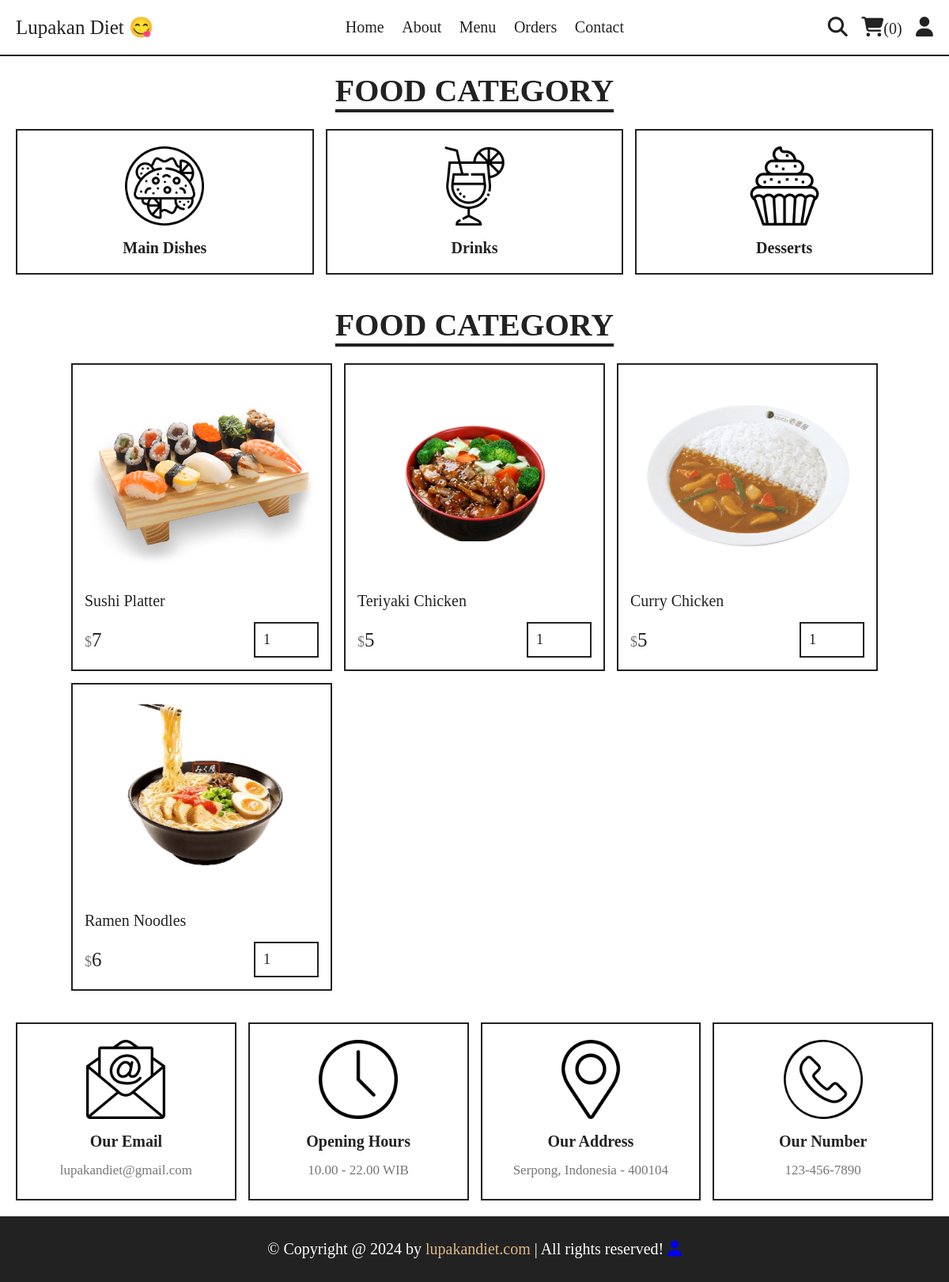
The app's page /category.php?category=main dish with its own data.
### tables this page shows
CREATE TABLE `products` (
  `id` int(100) NOT NULL,
  `name` varchar(100) NOT NULL,
  `category` varchar(100) NOT NULL,
  `price` int(10) NOT NULL,
  `image` varchar(100) NOT NULL,
  `description` varchar(500) NOT NULL
);

### category.php (the view, shortened to what this page needs)
<?php
include 'components/connect.php';
?>
<!DOCTYPE html>
<html lang="en">
<head>
   <link rel="stylesheet" href="https://cdnjs.cloudflare.com/ajax/libs/font-awesome/6.1.1/css/all.min.css">
   <link rel="stylesheet" href="css/style.css">
</head>
<body>
<?php include 'components/user_header.php'; ?>
<section class="category">
   <h1 class="title">food category</h1>
   <div class="box-container">
      <a href="category.php?category=main dish" class="box">
         <img src="images/cat-2.png" alt="">
         <h3>main dishes</h3>
      </a>
      <a href="category.php?category=drinks" class="box">
         <img src="images/cat-3.png" alt="">
         <h3>drinks</h3>
      </a>
      <a href="category.php?category=desserts" class="box">
         <img src="images/cat-4.png" alt="">
         <h3>desserts</h3>
      </a>
   </div>
</section>
<section class="products">
   <h1 class="title">food category</h1>
   <div class="box-container">
      <?php
         $category = $_GET['category'];
         $select_products = $conn->prepare("SELECT * FROM `products` WHERE category = ?");
         $select_products->execute([$category]);
         if($select_products->rowCount() > 0){
            while($fetch_products = $select_products->fetch(PDO::FETCH_ASSOC)){
      ?>
      <form action="" method="post" class="box">
         <img src="uploaded_img/<?= $fetch_products['image']; ?>" alt="">
         <div class="name"><?= $fetch_products['name']; ?></div>
         <div class="flex">
            <div class="price"><span>$</span><?= $fetch_products['price']; ?></div>
            <input type="number" name="qty" class="qty" min="1" max="99" value="1" maxlength="2">
         </div>
      </form>
      <?php
            }
         }else{
            echo '<p class="empty">no products added yet!</p>';
         }
      ?>
   </div>
</section>
<?php include 'components/footer.php'; ?>
</body>
</html>

### css/style.css (style rules this page uses)
:root { --yellow: #DEB887; --red: #9b9b5e; --white:#fff; --black:#222; --light-color:#777; --border:.2rem solid var(--black); }
* { font-family: Candara; margin:0; padding:0; box-sizing: border-box; outline: none; border: none; text-decoration: none; }
html { font-size: 62.5%; overflow-x: hidden; scroll-behavior: smooth; stop-opacity: 7rem; }
section { margin:0 auto; max-width: 1200px; padding:2rem; }
.title { text-align: center; margin-bottom: 2.5rem; font-size: 4rem; color:var(--black); text-transform: uppercase; text-decoration: underline; text-underline-offset: 1rem; }
.category .box-container { display: grid; grid-template-columns: repeat(auto-fit, minmax(27rem, 1fr)); gap:1.5rem; align-items: flex-start; }
.category .box-container .box { border:var(--border); padding:2rem; text-align: center; }
.category .box-container .box img { width: 100%; height: 10rem; object-fit: contain; }
.category .box-container .box h3 { font-size: 2rem; margin-top: 1.5rem; color:var(--black); text-transform: capitalize; }
.products .box-container { display: grid; grid-template-columns: repeat(auto-fit, 33rem); justify-content: center; align-items: flex-start; gap:1.5rem; }
.products .box-container .box { border:var(--border); padding:1.5rem; position: relative; overflow: hidden; }
.products .box-container .box img { height: 25rem; width: 100%; object-fit: contain; margin-bottom: 1rem; }
.products .box-container .box .name { font-size: 2rem; color:var(--black); margin:1rem 0; }
.products .box-container .box .flex { display: flex; align-items: center; gap:1rem; margin-top: 1.5rem; }
.products .box-container .box .flex .price { margin-right: auto; font-size: 2.5rem; color:var(--black); }
.products .box-container .box .flex .price span { color:var(--light-color); font-size: 1.8rem; }
.products .box-container .box .flex .qty { padding:1rem; border:var(--border); font-size: 1.8rem; color:var(--black); }

### records on screen
products: image (picture), name "Sushi Platter", price "7"
products: image (picture), name "Teriyaki Chicken", price "5"
products: image (picture), name "Curry Chicken", price "5"
products: image (picture), name "Ramen Noodles", price "6"

### other values on screen
$total_cart_items "0"
